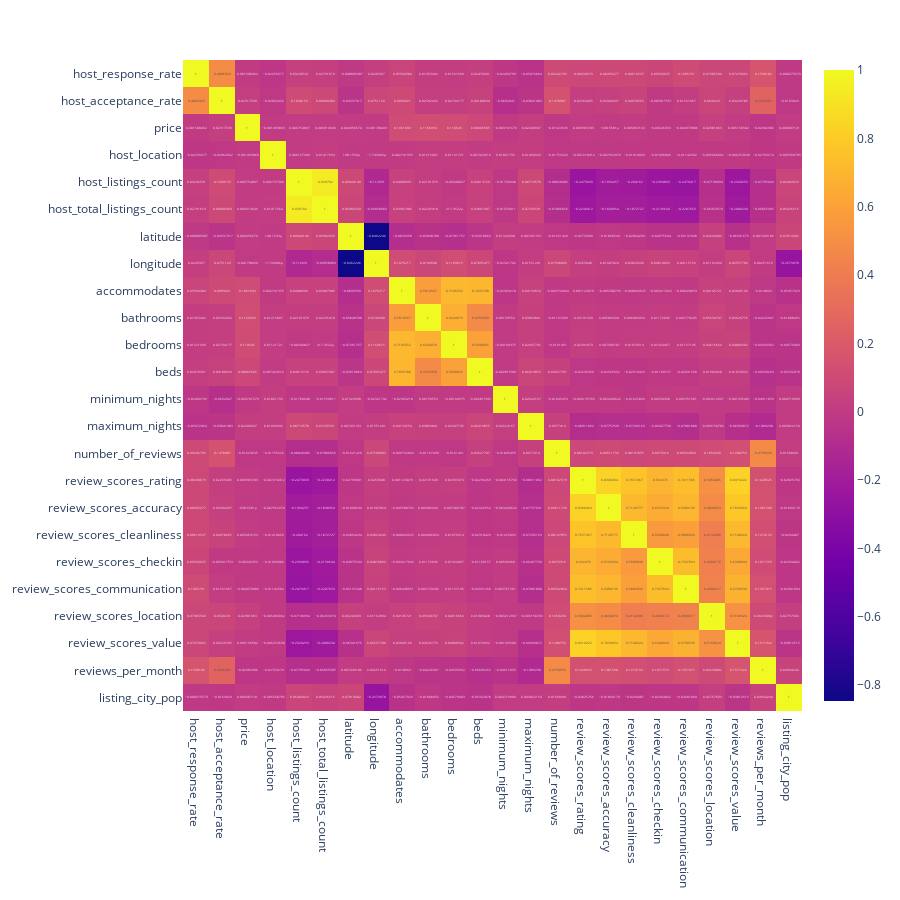

Notebook code cell kept with this figure:
### Markdown cell above
## Correlation between features

### Code cell
df_corr = df.copy()
corr_full = df_corr[numerical_features].corr()
colors = ['green' if val < 0.7 else 'red' for val in corr_full.values.flatten()]
mask = np.where(corr_full < 0.7, 0, 1)

fig = px.imshow(corr_full,
                text_auto=True,
                aspect="auto",
                width=900,
                height=900
                )

fig.show()

### Figure 1 — Plotly figure (JSON) as saved in the notebook; plotly's stock layout.template omitted (floating-point values rounded to 4 significant figures; data arrays with more than 128 entries replaced by an {"elided": "..."} marker saying what was removed)
{"data": [{"coloraxis": "coloraxis", "name": "0", "texttemplate": "%{z}", "x": ["host_response_rate", "host_acceptance_rate", "price", "host_location", "host_listings_count", "host_total_listings_count", "latitude", "longitude", "accommodates", "bathrooms", "bedrooms", "beds", "minimum_nights", "maximum_nights", "number_of_reviews", "review_scores_rating", "review_scores_accuracy", "review_scores_cleanliness", "review_scores_checkin", "review_scores_communication", "review_scores_location", "review_scores_value", "reviews_per_month", "listing_city_pop"], "y": ["host_response_rate", "host_acceptance_rate", "price", "host_location", "host_listings_count", "host_total_listings_count", "latitude", "longitude", "accommodates", "bathrooms", "bedrooms", "beds", "minimum_nights", "maximum_nights", "number_of_reviews", "review_scores_rating", "review_scores_accuracy", "review_scores_cleanliness", "review_scores_checkin", "review_scores_communication", "review_scores_location", "review_scores_value", "reviews_per_month", "listing_city_pop"], "z": {"elided": "24x24 float values"}, "type": "heatmap", "xaxis": "x", "yaxis": "y", "hovertemplate": "x: %{x}<br>y: %{y}<br>color: %{z}<extra></extra>"}], "layout": {"xaxis": {"anchor": "y", "domain": [0.0, 1.0]}, "yaxis": {"anchor": "x", "domain": [0.0, 1.0], "autorange": "reversed"}, "coloraxis": {"colorscale": [[0.0, "#0d0887"], [0.1111, "#46039f"], [0.2222, "#7201a8"], [0.3333, "#9c179e"], [0.4444, "#bd3786"], [0.5556, "#d8576b"], [0.6667, "#ed7953"], [0.7778, "#fb9f3a"], [0.8889, "#fdca26"], [1.0, "#f0f921"]]}, "margin": {"t": 60}, "height": 900, "width": 900}}
